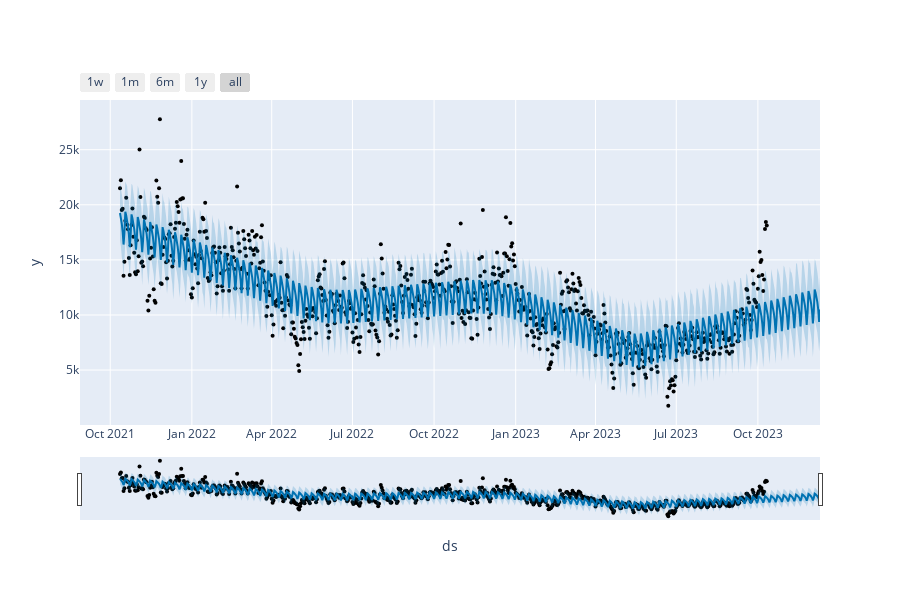

This figure's notebook cell:
### Markdown cell above
### Interactive figures

### Code cell
from prophet.plot import plot_plotly, plot_components_plotly

plot_plotly(m, forecast)

### Figure 1 — Plotly figure (JSON) as saved in the notebook; plotly's stock layout.template omitted (floating-point values rounded to 4 significant figures; data arrays with more than 128 entries replaced by an {"elided": "..."} marker saying what was removed)
{"data": [{"marker": {"color": "black", "size": 4}, "mode": "markers", "name": "Actual", "type": "scatter", "x": {"elided": "730 str values"}, "y": {"elided": "730 int values"}}, {"hoverinfo": "skip", "line": {"width": 0}, "mode": "lines", "type": "scatter", "x": {"elided": "790 str values"}, "y": {"elided": "790 float values"}}, {"fill": "tonexty", "fillcolor": "rgba(0, 114, 178, 0.2)", "line": {"color": "#0072B2", "width": 2}, "mode": "lines", "name": "Predicted", "type": "scatter", "x": {"elided": "790 str values"}, "y": {"elided": "790 float values"}}, {"fill": "tonexty", "fillcolor": "rgba(0, 114, 178, 0.2)", "hoverinfo": "skip", "line": {"width": 0}, "mode": "lines", "type": "scatter", "x": {"elided": "790 str values"}, "y": {"elided": "790 float values"}}], "layout": {"height": 600, "showlegend": false, "width": 900, "xaxis": {"rangeselector": {"buttons": [{"count": 7, "label": "1w", "step": "day", "stepmode": "backward"}, {"count": 1, "label": "1m", "step": "month", "stepmode": "backward"}, {"count": 6, "label": "6m", "step": "month", "stepmode": "backward"}, {"count": 1, "label": "1y", "step": "year", "stepmode": "backward"}, {"step": "all"}]}, "rangeslider": {"visible": true}, "title": {"text": "ds"}, "type": "date"}, "yaxis": {"title": {"text": "y"}}}}
